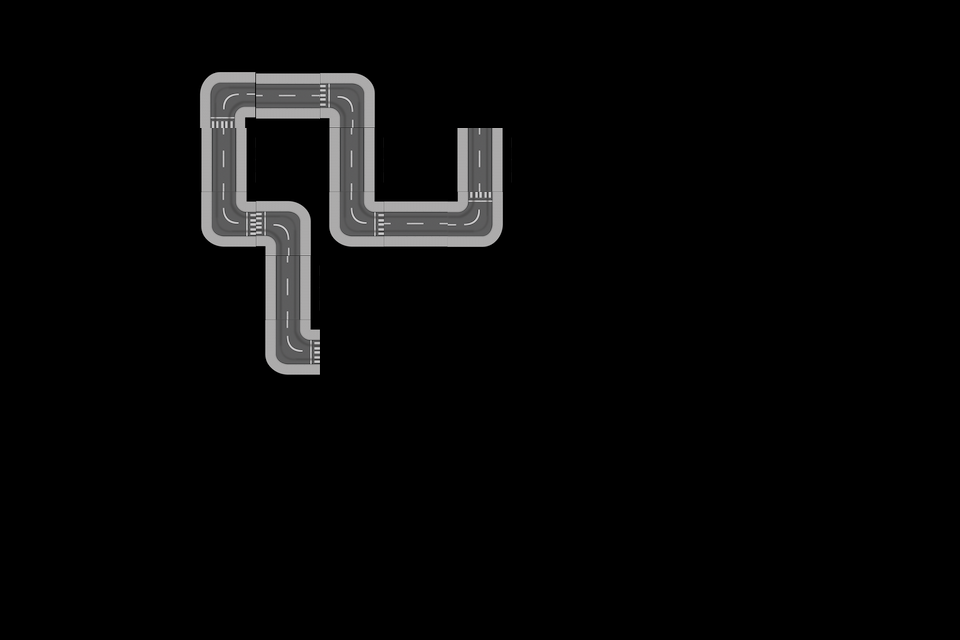

This game map was drawn from its Tiled (.tmx) file and the tilesets committed beside it. A one-line description and the full map source follow:
An orthogonal 15x10 tile map with 64x64 px tiles, 1 tile layer (RoadTiles), 5 tilesets and 3 objects (train, flag, gem).

<map version="1.0" orientation="orthogonal" renderorder="right-down" width="15" height="10" tilewidth="64" tileheight="64" nextobjectid="20">
 <tileset firstgid="1" name="tracks" tilewidth="64" tileheight="64" tilecount="9" columns="3">
  <image source="tracks.png" width="192" height="192" />
 </tileset>
 <tileset firstgid="10" name="train64" tilewidth="64" tileheight="64" tilecount="12" columns="3">
  <image source="train64.png" width="192" height="256" />
 </tileset>
 <tileset firstgid="22" name="flags" tilewidth="64" tileheight="64" tilecount="4" columns="2">
  <image source="flags.png" width="128" height="128" />
 </tileset>
 <tileset firstgid="26" name="buttons" tilewidth="150" tileheight="48" tilecount="3" columns="1">
  <image source="buttons.png" width="150" height="144" />
 </tileset>
 <tileset firstgid="29" name="gems2" tilewidth="64" tileheight="64" tilecount="9" columns="3">
  <image source="gems2.png" width="192" height="192" />
 </tileset>
 <layer name="RoadTiles" width="15" height="10">
  <data encoding="csv">
0,0,0,0,0,0,0,0,0,0,0,0,0,0,0,
0,0,0,8,2,6,0,0,0,0,0,0,0,0,0,
0,0,0,1,0,1,0,1,0,0,0,0,0,0,0,
0,0,0,4,6,4,2,3,0,0,0,0,0,0,0,
0,0,0,0,1,0,0,0,0,0,0,0,0,0,0,
0,0,0,0,4,0,0,0,0,0,0,0,0,0,0,
0,0,0,0,0,0,0,0,0,0,0,0,0,0,0,
0,0,0,0,0,0,0,0,0,0,0,0,0,0,0,
0,0,0,0,0,0,0,0,0,0,0,0,0,0,0,
0,0,0,0,0,0,0,0,0,0,0,0,0,0,0
</data>
 </layer>
 <objectgroup name="Objects">
  <object id="8" name="train" type="train" gid="19" x="258" y="386" width="64" height="64">
   <properties>
    <property name="speed" value="1" />
    <property name="type" value="train" />
   </properties>
  </object>
  <object id="13" name="TimeFlag" type="flag" gid="22" x="448" y="192" width="64" height="64">
   <properties>
    <property name="final" value="true" />
    <property name="speed" value="0" />
    <property name="time" value="-9" />
   </properties>
  </object>
  <object id="18" name="Gem2x" type="gem" gid="31" x="320" y="256" width="64" height="64">
   <properties>
    <property name="multiplier" value="2" />
   </properties>
  </object>
 </objectgroup>
</map>
